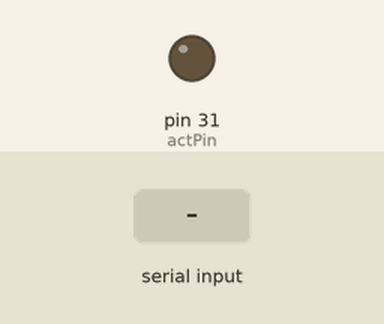
Recording of a sketch running on a simulated Arduino Mega 2560, built with avr-gcc and run on an emulated ATmega2560. Shown: output pins drawn as LEDs (lit = HIGH). The inputs (shaded band) are chosen by the test bench.

Above: at 1.2 s.
1.3 s: "H" received over Serial
At 2.3 s:
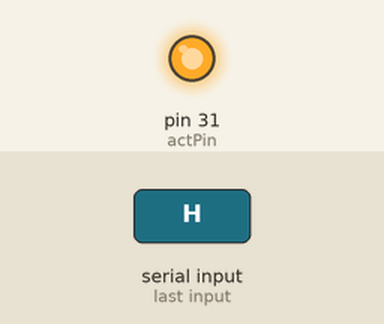
3.5 s: "L" received over Serial
At 5.1 s:
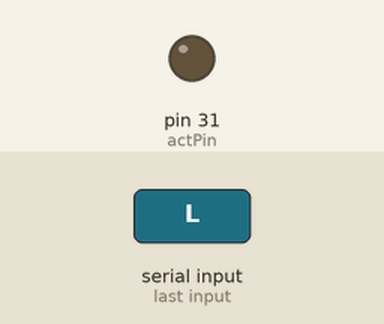
Timing chart, 0 to 6.6 s (numbered marks = the images above; inputs shaded):
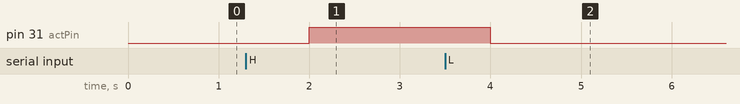

Measured:
- after the input at 1.3 s, pin 31 (actPin): LOW → HIGH after 0.70 s
- after the input at 3.5 s, pin 31 (actPin): HIGH → LOW after 0.50 s

The sketch:

motor_circuit_test.ino
```cpp
/*
UHABS3 motor circuit test
Fernando Aragon

History:
4/14/15 - Created
*/

#define actPin 31


void setup() {
  Serial.begin(9600);
  pinMode(actPin, OUTPUT);
  digitalWrite(actPin, LOW);
}

void loop() {
  char incomingData;
  if (Serial.available()) {
    incomingData = Serial.read();
    if (incomingData == 'H')
      digitalWrite(actPin, HIGH);
    else if (incomingData == 'L')
      digitalWrite(actPin, LOW);
    else
      Serial.println("Did not recognize input!");
  }
  delay(2000);
}
```
